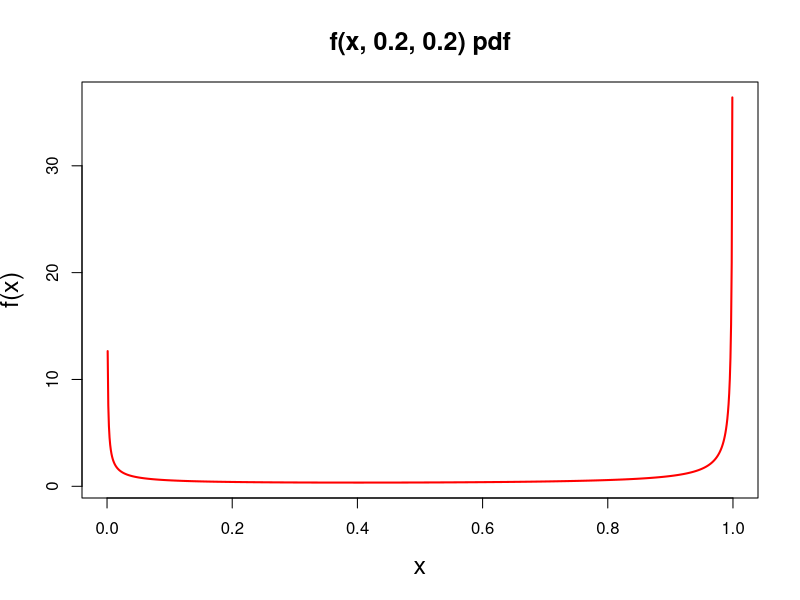
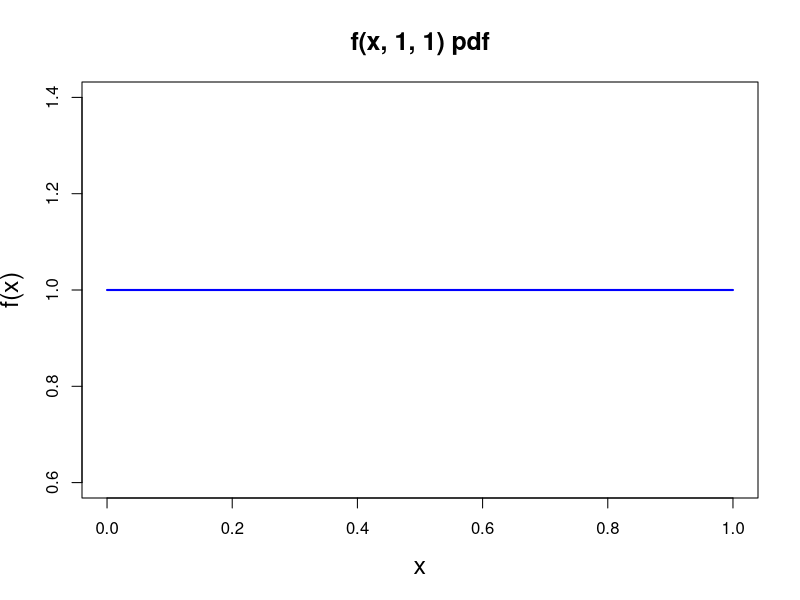
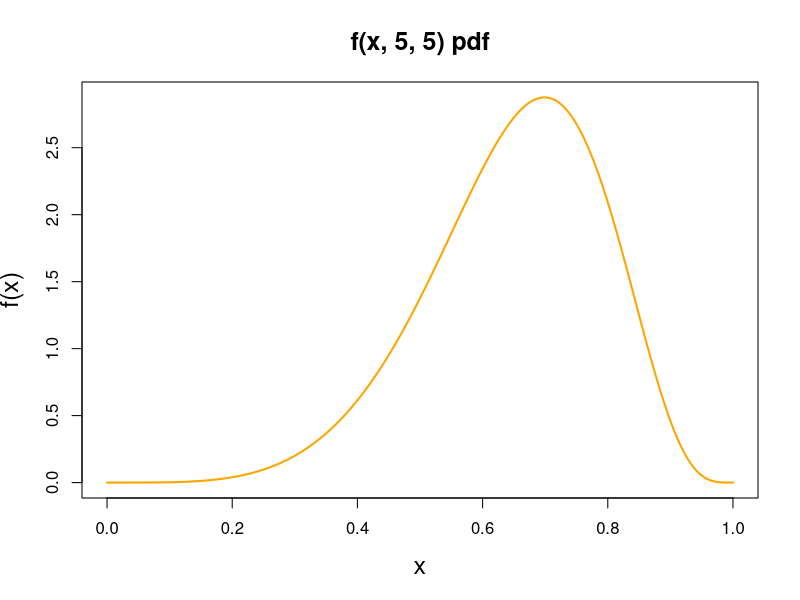
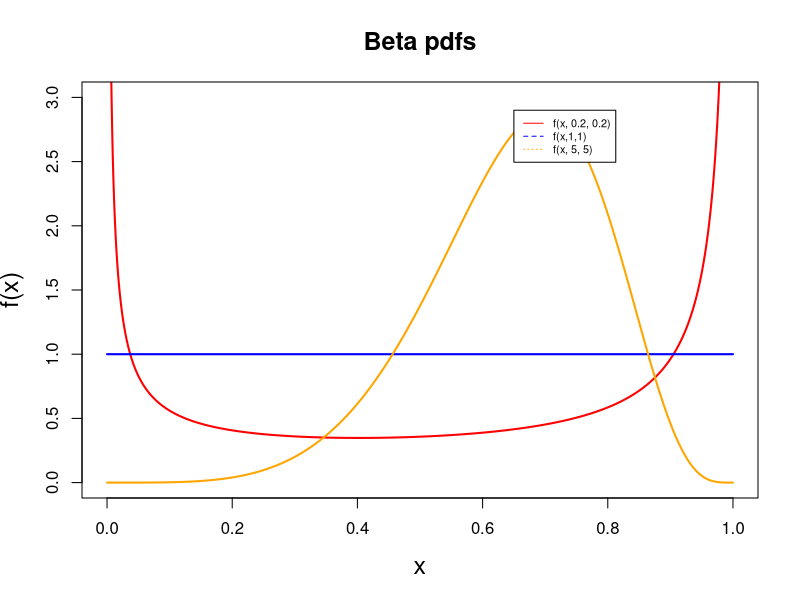
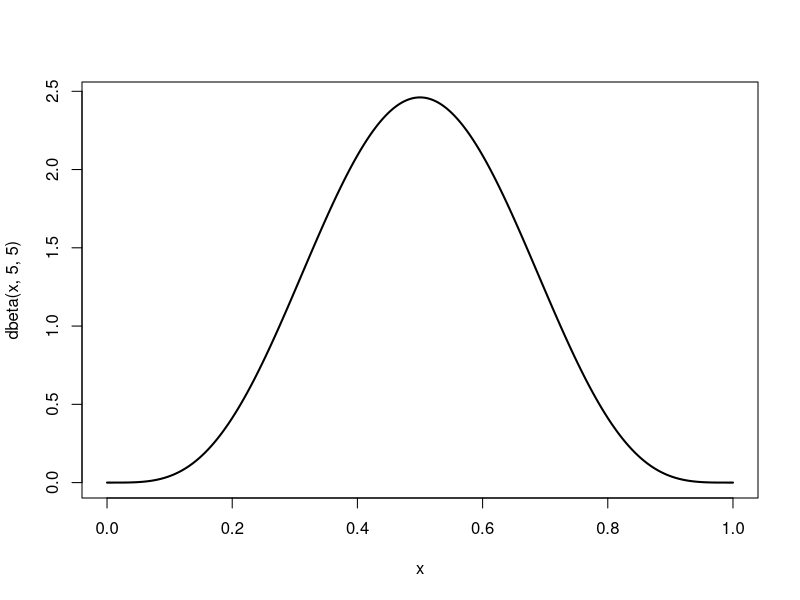
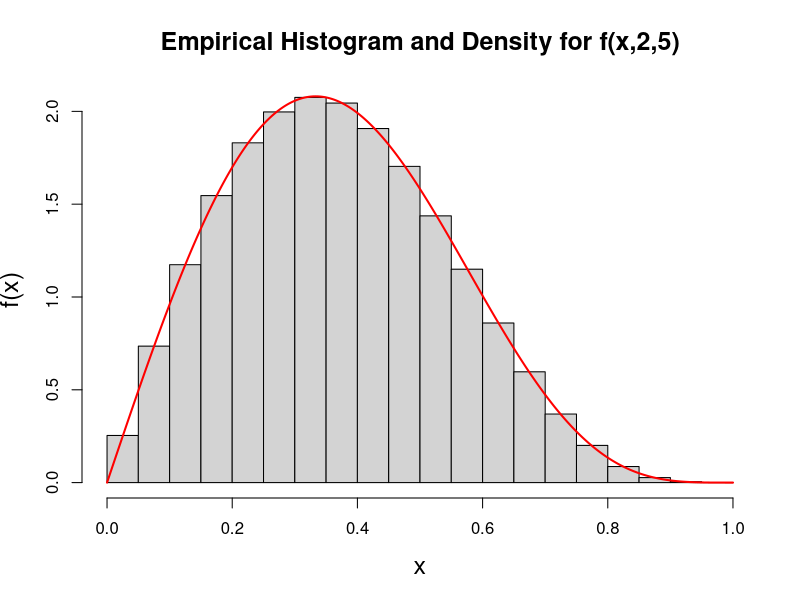
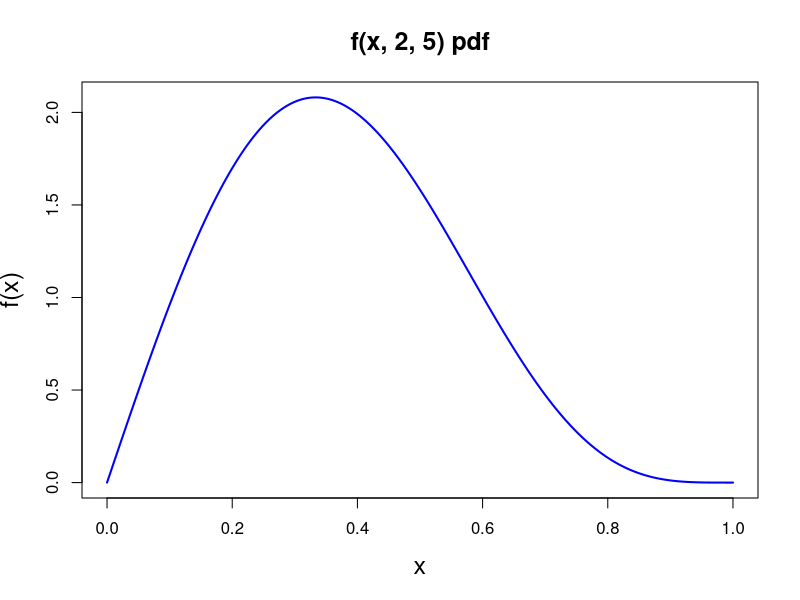
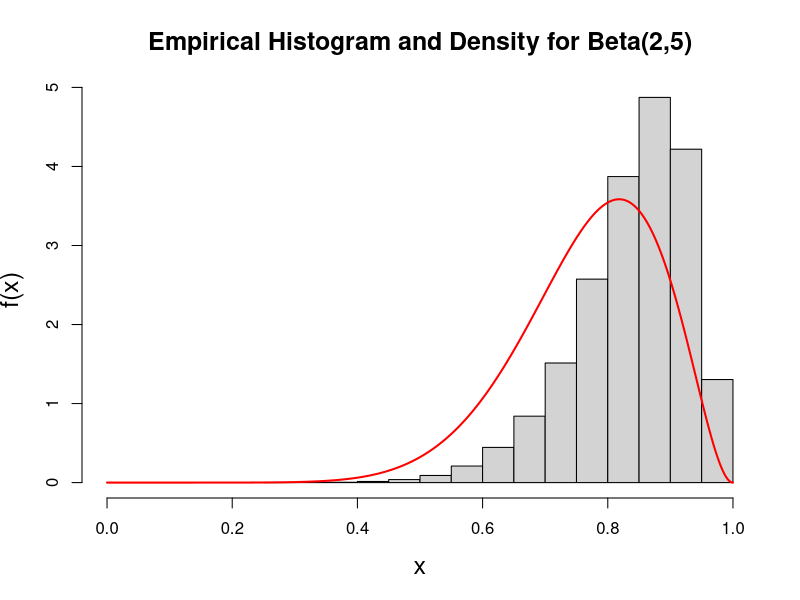

The R source for these figures, in order: (Note: this script raises an error after producing the figures.)
#Assignment 1
#To do - If time: add (comments)
#Questions
#Question: Inverse
#Q2. *Ask does num samples have to be exact

#Question 1 Part a

#Function * Comment
# a, b > 0 
f_density <- function(x, a, b){
  
  #beta_function = (factorial(alpha - 1)*factorial(beta-1))/factorial(alpha + beta - 1)
  constant = a*b
  y = constant*(x^(a - 1)*(1-(x^a))^(b - 1))
  
  y
}


#Implement
#Params #1
x = seq(0,1,length=1000)
a = 1/5
b = 1/5
fx1 = f_density(x, a, b) #:D 

#Plot
plot(x, fx1, xlab='x', ylab='f(x)', main='f(x, 0.2, 0.2) pdf', xlim = range(0,1), 
     cex.lab=1.5, cex.main=1.5, type='l', lwd=2, col='red') 
#dev.off

#Params #2
a = 1
b = 1
fx2 = f_density(x, a, b) 

#Plot
plot(x, fx2, xlab='x', ylab='f(x)', main='f(x, 1, 1) pdf', xlim = range(0,1),
     cex.lab=1.5, cex.main=1.5, type='l', lwd=2, col='blue') 

#Params #2
a = 5
b = 5
fx3 = f_density(x, a, b) 

#Plot
#pdf('beta1.pdf')
plot(x, fx3, xlab='x', ylab='f(x)', main='f(x, 5, 5) pdf', cex.lab=1.5, cex.main=1.5, type='l', xlim = range(0,1), lwd=2, col='orange') 

#Plot altogether
plot(x, fx1, xlab='x', ylab='f(x)', main='Beta pdfs', cex.lab=1.5, cex.main=1.5, ylim = range(0,3), type='l', lwd=2, col='red') 
lines(x, fx2, xlab='x', ylab='f(x)', main='f(x, 1, 1) pdf', cex.lab=1.5, cex.main=1.5, type='l', lwd=2, col='blue') 
lines(x, fx3, xlab='x', ylab='f(x)', main='f(x, 5, 5) pdf', cex.lab=1.5, cex.main=1.5, type='l', lwd=2, col='orange')
legend(0.65, 2.9, legend=c("f(x, 0.2, 0.2)", "f(x,1,1)", "f(x, 5, 5)"),
       col=c("red", "blue", 'orange'), lty=1:3, cex=0.65)


#Check actual function
plot(x,dbeta(x,5,5), type= 'l', lwd=2)


#*********************************************************
#Part c: Rejection Sampling

rejection_sampler = function(a, b, num_req_samps){
  
  #Setup + get bound
  z = seq(0,1, length = 1000)
  fx = f_density(z, a, b)
  bound = max(fx[is.finite(fx)])
  print(bound)
  num_proposals = num_req_samps + round(num_req_samps*(bound)) #Question - Is that ok?
  print(num_proposals)
  
  #Accept/Reject samples
  #runif(num_proposals, min = 0, max=bound)
  #accept <- u <= (f_density(x, a, b)) 
  
  #Accept/Reject samples v2
  x = runif(num_proposals)
  u = runif(num_proposals) 
  
  #Try
  accept <- u <= (f_density(x, a, b)/bound) 
  
  
  x_accept = x[accept]
  x_accept = x_accept[1:num_req_samps]
  x_accept
  
}


#Evaluate
num_req_samps = 1000000
a = 2
b = 5
fx_rs = rejection_sampler(a, b, num_req_samps)

#Plot
z = seq(0,1, length = num_req_samps)
hist(fx_rs, prob= TRUE, 
     main = 'Empirical Histogram and Density for f(x,2,5)', 
     xlab = 'x', ylab = 'f(x)', xlim = c(0,1),
     cex.lab=1.5, cex.main=1.5)
lines(z, f_density(z, a, b), lwd = 2, col = 'red')

#Plot Target density
#Plot
f_target = f_density(z, 2, 5)
plot(z, f_target, xlab='x', ylab='f(x)', main='f(x, 2, 5) pdf', xlim = range(0,1),
     cex.lab=1.5, cex.main=1.5, type='l', lwd=2, col='blue') 
f_density(runif(1), 2,5)

#Evaluate Test/check
num_req_samps = 100000
a = 10
b = 3
fx_beta_rs = rejection_sampler(a, b, num_req_samps)

#Plot
z = seq(0,1, length = num_req_samps)
hist(fx_beta_rs, prob= TRUE, 
     main = 'Empirical Histogram and Density for Beta(2,5)', 
     xlab = 'x', ylab = 'f(x)', xlim = c(0,1),
     cex.lab=1.5, cex.main=1.5)
lines(z, dbeta(z, a, b), lwd = 2, col = 'red')

#Rejection sampler + loop (x use)
rejection_sampler_loop = function(a, b, num_req_samps){

  #Setup
  xs <- c()
  count <- 0
  z = seq(0,1, length = 1000)
  fx = beta_density(z, a, b)
  bound = max(fx[is.finite(fx)])
  print(bound)
  
  for(i in 1:num_req_samps) {
    U <- 2;
    X <- 0
    while(U > beta_density(X,a,b)/bound){
      X <- runif(1)
      U <- runif(1)
      count <- count + 1
    }
    xs[i] <- X
  }
  
  xs
}

#Evaluate + second function :) 

#Evaluate
num_req_samps = 5000
a = 10
b = 3
fx_beta_rs = rejection_sampler_loop(a, b, num_req_samps)

#Plot
z = seq(0,1, length = num_req_samps)
hist(fx_beta_rs, prob= TRUE, 
     main = 'Empirical Histogram and Density for Beta(10,3)', 
     xlab = 'x', ylab = 'f(x)', xlim = c(0,1),
     cex.lab=1.5, cex.main=1.5)
lines(z, dbeta(z, a, b), lwd = 2, col = 'red')


#*********************************************************
#Part e
get_max_function = function(g, num_req_samps){
  
  
  #Setup + get bound (Mabye put in another function)
  z = seq(0,1, length = 1000)
  #f1 - dx
  dx = beta_density(z, 2, g)
  bound_dx = max(dx[is.finite(dx)])
  print(bound_dx)
  #f2 - gx
  gx = beta_density(z, 2, 1/g)
  bound_gx = max(gx[is.finite(gx)])
  print(bound_gx)
  #Use --> num proposals
  max_bound = max(dx[is.finite(dx)], gx[is.finite(gx)])
  num_proposals = num_req_samps*(max_bound + max_bound*0.1) #Question - Is that ok?
  print(num_proposals)
  
  #Vars Setup
  count = 0 
  hs = c()
  
  for (i in 1: num_req_samps){
    
    u = runif(1)
    x = runif(1)
    
    #Find max
    if (beta_density(x, 2, g) >= beta_density(x, 2, 1/g)) {
      fmax = beta_density(x, 2, g)
      bound_fmax = bound_dx
      
    } else if (beta_density(x, 2, 1/g) > beta_density(x, 2, g)) {
      fmax = beta_density(x, 2, 1/g)
      bound_fmax = bound_gx
    }
    
    #Accept/Reject
    if (u <= fmax/bound_fmax) {
      hs[i] = x
    }
    
    #Continue until num_req_samps
    if (length(hs) >= num_req_samps){
      break
    }
    
    #Print progress
    count = count + 1
    if (count%%100000 == 0){
      sprintf('count = %i', count)
    }

    
  }
  hs
}


#Evaluate function
g = 5
num_req_samps = 1000000
h_samp = get_max_function(g, num_req_samps)

#Plot
hist(h_samp, prob= TRUE)
#Plot densities
z = seq(0,1, length = 5000)
lines(z, dbeta(z, 2, 5),type = 'l', col = 'blue')
lines(z, dbeta(z, 2, 1/5), col = 'red')


#***********
#Evaluate
#Plot densities
z = seq(0,1, length = 5000)
plot(z, dbeta(z, 2, 5),type = 'l', col = 'blue')
lines(z, dbeta(z, 2, 1/5), col = 'red')

#Bounds
gx = beta_density(z, 2, 5)
bound_gx = max(gx[is.finite(gx)])
bound_gx

dx = beta_density(z, 2, 1/5)
bound_dx = max(dx[is.finite(dx)])
bound_dx

#Compare
v = runif(1)
fmax2 = max(beta_density(v, 2, 1/5), beta_density(v, 2, 5))

max(fmax2[is.finite(fmax2)])

#Other
plot(z, dbeta(z, 2, 1/5),type = 'l', col = 'blue')
lines(z, dbeta(z, 2, 5), col = 'red')


plot(z, dbeta(z, 10, 3),type = 'l', col = 'blue')
lines(z, dbeta(z, 2, 1/5),type = 'l', col = 'blue')




#*********************************************************
#Part c: Inversion sampling


#Inversion
a_is = 2
b_is = 1/5
u = seq(0,1,length=1000000)
fu = (1 - (1-u)^(1/b))^(1/a)
hist(fu, prob = TRUE)

fx1 = f_density(x, a, b) #:D 
